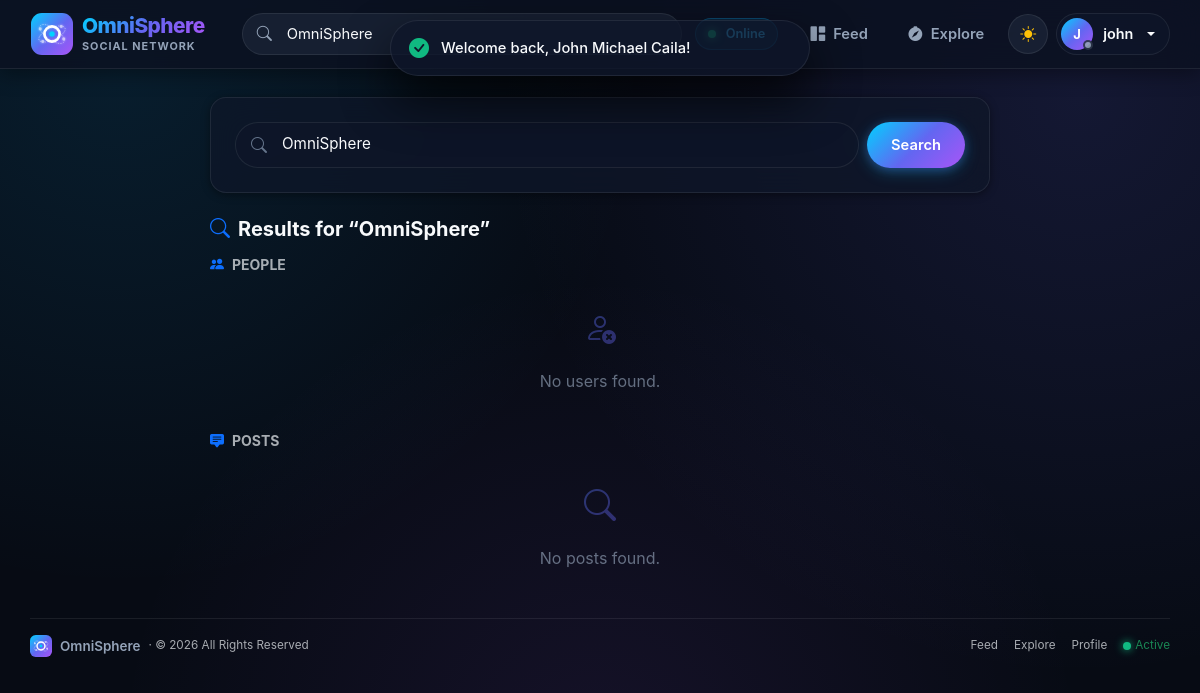
The app's page /index.php?c=search&a=index&q=OmniSphere (signed in), older data.
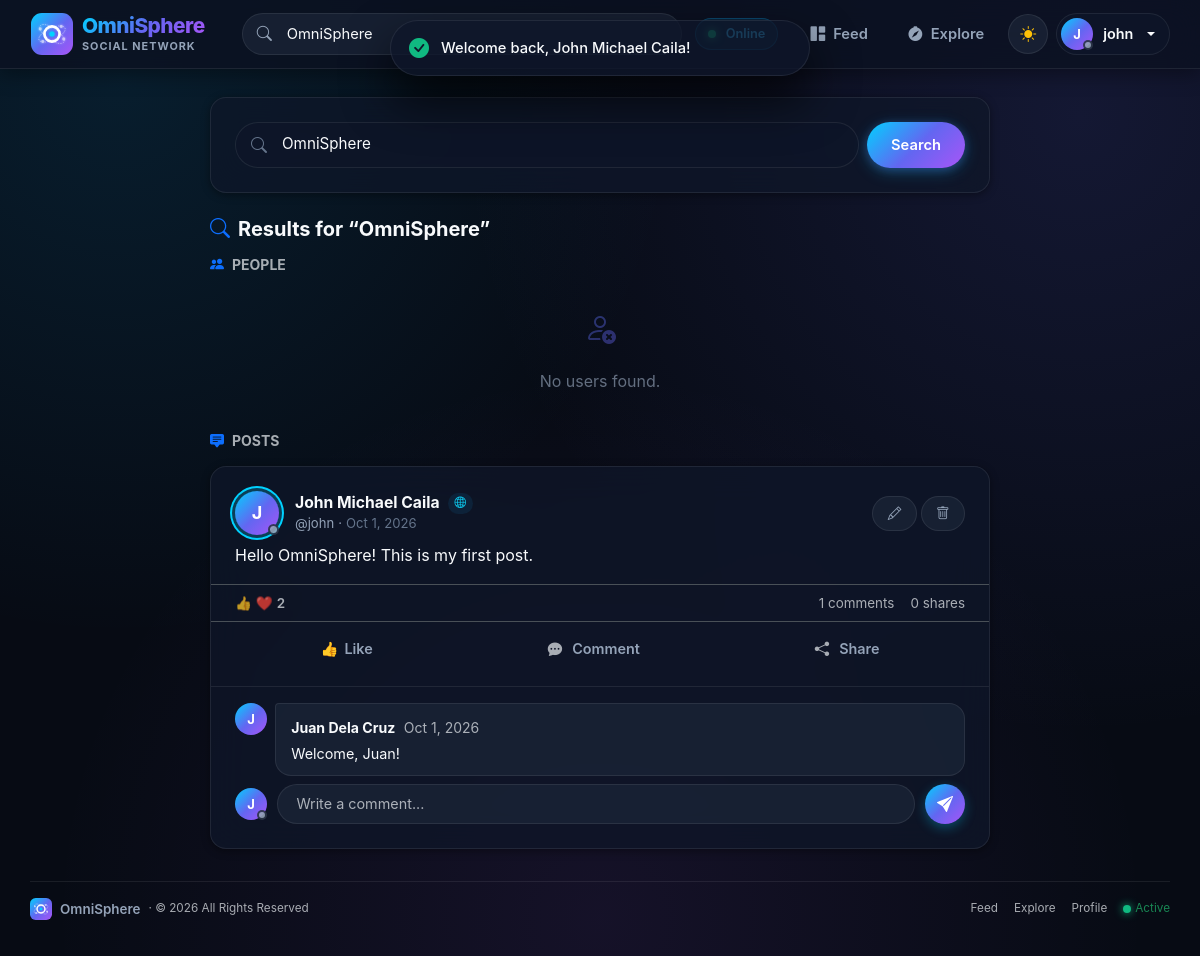
The same page, newer data.
### tables this page shows
CREATE TABLE posts (
    id INT AUTO_INCREMENT PRIMARY KEY,
    user_id INT NOT NULL,
    content TEXT NOT NULL,
    image VARCHAR(255) DEFAULT NULL,
    shared_post_id INT DEFAULT NULL,
    created_at TIMESTAMP NOT NULL DEFAULT CURRENT_TIMESTAMP,
    CONSTRAINT fk_posts_user FOREIGN KEY (user_id) REFERENCES users(id) ON DELETE CASCADE,
    CONSTRAINT fk_posts_shared FOREIGN KEY (shared_post_id) REFERENCES posts(id) ON DELETE SET NULL
);

CREATE TABLE users (
    id INT AUTO_INCREMENT PRIMARY KEY,
    username VARCHAR(20) NOT NULL UNIQUE,
    password VARCHAR(255) NOT NULL,
    full_name VARCHAR(100) NOT NULL,
    bio VARCHAR(255) DEFAULT NULL,
    profile_image VARCHAR(255) DEFAULT NULL,
    last_active TIMESTAMP NOT NULL DEFAULT CURRENT_TIMESTAMP ON UPDATE CURRENT_TIMESTAMP,
    created_at TIMESTAMP NOT NULL DEFAULT CURRENT_TIMESTAMP
);

CREATE TABLE comments (
    id INT AUTO_INCREMENT PRIMARY KEY,
    post_id INT NOT NULL,
    user_id INT NOT NULL,
    content VARCHAR(500) NOT NULL,
    created_at TIMESTAMP NOT NULL DEFAULT CURRENT_TIMESTAMP,
    CONSTRAINT fk_comments_post FOREIGN KEY (post_id) REFERENCES posts(id) ON DELETE CASCADE,
    CONSTRAINT fk_comments_user FOREIGN KEY (user_id) REFERENCES users(id) ON DELETE CASCADE
);

### app/controllers/Controller.php (called while the page is built, shortened)
<?php
class Controller
{
    protected function view(string $name, array $data = []): void
    {
        $data['me'] = $this->currentUser();
        $toasts = [];
        $flash = get_flash();
        if ($flash) {
            $toasts[] = $flash;
        }
        $data['toasts'] = $toasts;
        extract($data);
        require __DIR__ . '/../views/layouts/header.php';
        require __DIR__ . '/../views/' . $name . '.php';
        require __DIR__ . '/../views/layouts/footer.php';
    }
    protected function currentUser(): ?array
    {
        static $user = false;
        if ($user === false) {
            $user = null;
            if (!empty($_SESSION['user_id'])) {
                $user = (new UserModel())->findById((int) $_SESSION['user_id']);
                if (!$user) {
                    unset($_SESSION['user_id']);
                } else {
                    (new UserModel())->touchActive((int) $user['id']);
                }
            }
        }
        return $user;
    }
    protected function requireLogin(): array
    {
        $user = $this->currentUser();
        return $user;
    }
    protected function attachComments(array $posts): array
    {
        $ids = array_column($posts, 'id');
        $comments = (new CommentModel())->forPosts($ids);
        return $posts;
    }
}

### app/controllers/SearchController.php (called while the page is built)
<?php
class SearchController extends Controller
{
    public function index(): void
    {
        $me = $this->requireLogin();
        $q = clean($_GET['q'] ?? '');
        $users = [];
        $posts = [];
        if ($q !== '') {
            $users = (new UserModel())->search($q, (int) $me['id']);
            $posts = $this->attachComments((new PostModel())->search($q, (int) $me['id']));
        }
        $this->view('search/index', ['q' => $q, 'users' => $users, 'posts' => $posts, 'title' => 'Search']);
    }
}

### public/index.php (called while the page is built, shortened)
<?php
$root = dirname(__DIR__);
require $root . '/config/database.php';
require $root . '/app/helpers.php';
spl_autoload_register(function ($class) use ($root) {
    foreach (['controllers', 'models'] as $dir) {
        $file = $root . '/app/' . $dir . '/' . $class . '.php';
        if (is_file($file)) {
            return;
        }
    }
});
$a = $_GET['a'] ?? 'feed';
$controller = new $routes[$c]();
$controller->$a();

### config/database.php (called while the page is built)
<?php
function db(): PDO
{
    static $pdo = null;
    if ($pdo === null) {
        $pdo = new PDO(
            'mysql:host=localhost;dbname=social_app;charset=utf8mb4',
            'root',
            '',
            [
                PDO::ATTR_ERRMODE            => PDO::ERRMODE_EXCEPTION,
                PDO::ATTR_DEFAULT_FETCH_MODE => PDO::FETCH_ASSOC,
                PDO::ATTR_EMULATE_PREPARES   => false,
            ]
        );
    }
    return $pdo;
}

### app/models/UserModel.php (called while the page is built, shortened)
<?php
class UserModel
{
    public function findById(int $id): ?array
    {
        $stmt = db()->prepare('SELECT * FROM users WHERE id = ?');
        $stmt->execute([$id]);
        return $stmt->fetch() ?: null;
    }
    public function touchActive(int $id): void
    {
        static $touched = false;
        if (!$touched) {
            $stmt = db()->prepare('UPDATE users SET last_active = NOW() WHERE id = ?');
            $stmt->execute([$id]);
        }
    }
}

### app/models/PostModel.php (called while the page is built, shortened)
<?php
class PostModel
{
    public function search(string $keyword, int $me): array
    {
        $like = '%' . addcslashes($keyword, '%_\\') . '%';
        $stmt = db()->prepare(self::SELECT . ' WHERE p.content LIKE ? ORDER BY p.created_at DESC, p.id DESC LIMIT 30');
        $stmt->execute([$me, $me, $like]);
        return $stmt->fetchAll();
    }
}

### app/models/CommentModel.php (called while the page is built, shortened)
<?php
class CommentModel
{
    public function forPosts(array $postIds): array
    {
        if (!$postIds) {
            return [];
        }
        $marks = implode(',', array_fill(0, count($postIds), '?'));
        $stmt = db()->prepare(
            'SELECT c.*, u.username, u.full_name, u.profile_image, u.last_active
             FROM comments c JOIN users u ON u.id = c.user_id
             WHERE c.post_id IN (' . $marks . ')
             ORDER BY c.created_at ASC, c.id ASC'
        );
        $stmt->execute(array_values($postIds));
        $grouped = [];
        foreach ($stmt->fetchAll() as $row) {
            $grouped[$row['post_id']][] = $row;
        }
        return $grouped;
    }
}

### app/helpers.php (the view, shortened to what the changed rows need)
<?php
function e($value): string
{
    return htmlspecialchars((string) $value, ENT_QUOTES, 'UTF-8');
}
function url(string $c = 'post', string $a = 'feed', array $params = []): string
{
    return 'index.php?' . http_build_query(array_merge(['c' => $c, 'a' => $a], $params));
}
function current_url(): string
{
    $q = $_SERVER['QUERY_STRING'] ?? '';
    return 'index.php' . ($q !== '' ? '?' . $q : '');
}
function clean($value): string
{
    return trim(strip_tags((string) $value));
}
function format_date(string $datetime): string
{
    return date('M j, Y g:i A', strtotime($datetime));
}
function time_ago(string $datetime): string
{
    $diff = time() - strtotime($datetime);
    return date('M j, Y', strtotime($datetime));
}
function is_user_online(?string $lastActive): bool
{
    return (time() - strtotime($lastActive)) <= 300;
}
function avatar(array $user, int $size = 40, bool $showStatus = false): string
{
    $style = 'width:' . $size . 'px;height:' . $size . 'px;font-size:' . round($size * 0.42) . 'px;';
    $class = 'avatar' . ($size >= 44 ? ' avatar-ring' : '');
    $imgFile = $user['profile_image'] ?? '';
    $imgPath = $imgFile !== '' ? (__DIR__ . '/../public/uploads/' . basename($imgFile)) : '';
    $renderedAvatar = '';
    if ($imgFile !== '' && is_file($imgPath)) {
        $renderedAvatar = '<img src="uploads/' . e($imgFile) . '" class="' . $class . '" style="' . $style . '" alt="' . e($user['full_name'] ?? 'User') . '" loading="lazy" onerror="this.onerror=null;this.replaceWith(this.nextElementSibling);">';
        $name = $user['full_name'] ?? $user['username'] ?? '?';
        $initial = strtoupper(mb_substr($name, 0, 1));
        $renderedAvatar .= '<span class="' . $class . ' avatar-text d-none" style="' . $style . '">' . e($initial) . '</span>';
    } else {
        $name = $user['full_name'] ?? $user['username'] ?? '?';
        $initial = strtoupper(mb_substr($name, 0, 1));
        $renderedAvatar = '<span class="' . $class . ' avatar-text" style="' . $style . '">' . e($initial) . '</span>';
    }
    if ($showStatus) {
        $badgeSize = max(10, round($size * 0.26));
        $isOnline = isset($user['last_active']) ? is_user_online($user['last_active']) : false;
        $dotClass = $isOnline ? 'avatar-online-dot' : 'avatar-offline-dot';
        $title = $isOnline ? 'Online' : 'Offline';
        return '<span class="avatar-status-wrapper d-inline-block position-relative">'
            . $renderedAvatar
            . '<span class="' . $dotClass . '" style="width:' . $badgeSize . 'px;height:' . $badgeSize . 'px;" title="' . $title . '"></span>'
            . '</span>';
    }
    return $renderedAvatar;
}
function reaction_icon(?string $type): string
{
    return match ($type) {
        'love'  => '❤️',
        'care'  => '🥰',
        'haha'  => '😆',
        'wow'   => '😮',
        'sad'   => '😢',
        'angry' => '😡',
        default => '👍',
    };
}
function reaction_label(?string $type): string
{
    return match ($type) {
        'love'  => 'Love',
        'care'  => 'Care',
        'haha'  => 'Haha',
        'wow'   => 'Wow',
        'sad'   => 'Sad',
        'angry' => 'Angry',
        default => 'Like',
    };
}

### app/views/search/index.php (shortened to what the changed rows need)
<div class="mx-auto" style="max-width: 780px;">
<?php if ($q === ''): ?>
    <div class="empty-state fade-up">
        <i class="bi bi-search-heart"></i>
        <p>Find people and posts across OmniSphere.</p>
    </div>
<?php else: ?>
    <div id="feed">
        <?php if (!$posts): ?>
            <div class="empty-state py-3" id="empty-feed"><i class="bi bi-search" style="font-size:2rem;"></i><p class="small">No posts found.</p></div>
        <?php endif; ?>
        <?php foreach ($posts as $post): ?>
            <?php require __DIR__ . '/../partials/post.php'; ?>
        <?php endforeach; ?>
    </div>
<?php endif; ?>
</div>

### app/views/partials/post.php (shortened to what the changed rows need)
<?php
$isOwner = (int) $post['user_id'] === (int) $me['id'];
$likeCount = (int) $post['like_count'];
$shareCount = (int) ($post['share_count'] ?? 0);
$myReaction = $post['my_reaction'] ?? null;
?>
<article class="card card-caila post-card mb-3 fade-up" id="post-<?= (int) $post['id'] ?>" data-post-id="<?= (int) $post['id'] ?>">
    <div class="card-body p-0">
        <header class="d-flex align-items-center gap-3 px-4 pt-4 pb-2">
            <a href="<?= e(url('profile', 'show', ['id' => $post['user_id']])) ?>">
                <?= avatar($post, 44, true) ?>
            </a>
            <div class="flex-grow-1 min-w-0">
                <div class="d-flex align-items-center gap-1 flex-wrap">
                    <a class="post-author d-block text-truncate fw-bold" href="<?= e(url('profile', 'show', ['id' => $post['user_id']])) ?>">
                        <?= e($post['full_name']) ?>
                    </a>
                    <span class="badge-network-pill small ms-1">
                        <i class="bi bi-globe2 text-info"></i>
                    </span>
                </div>
                <div class="d-flex align-items-center gap-1 text-muted small flex-wrap">
                    <span class="post-handle">@<?= e($post['username']) ?></span>
                    <span class="post-handle">&middot;</span>
                    <span class="post-time" title="<?= e(format_date($post['created_at'])) ?>"><?= e(time_ago($post['created_at'])) ?></span>
                </div>
            </div>
            <?php if ($isOwner): ?>
                <div class="d-flex gap-1">
                    <a class="btn btn-soft btn-sm" href="<?= e(url('post', 'edit', ['id' => $post['id']])) ?>" title="Edit post"><i class="bi bi-pencil"></i></a>
                    <form method="post" action="<?= e(url('post', 'delete')) ?>" data-confirm="Delete this post?" data-ajax="delete-post" class="m-0">
                        <button class="btn btn-soft btn-sm btn-soft-danger" type="submit" title="Delete post"><i class="bi bi-trash"></i></button>
                    </form>
                </div>
            <?php endif; ?>
        </header>
        <?php if (!empty($post['content'])): ?>
            <div class="px-4 pb-2">
                <p class="post-content mb-2"><?= nl2br(e($post['content'])) ?></p>
            </div>
        <?php endif; ?>
        <div class="post-stats-line px-4 py-2 border-top d-flex align-items-center justify-content-between text-muted small">
            <div class="d-flex align-items-center gap-1">
                <span class="reactions-summary-icons">
                    <span class="react-mini-badge">👍</span>
                    <span class="react-mini-badge">❤️</span>
                </span>
                <span class="like-count fw-semibold"><?= $likeCount ?></span>
            </div>
            <div class="d-flex align-items-center gap-3">
                <span><span class="comment-count"><?= count($post['comments']) ?></span> comments</span>
                <span><span class="share-count"><?= $shareCount ?></span> shares</span>
            </div>
        </div>
        <div class="post-actions px-4 py-2 border-top d-flex align-items-center justify-content-around">
            <div class="reaction-wrapper position-relative flex-grow-1 text-center">
                <form method="post" action="<?= e(url('post', 'like')) ?>" data-ajax="react" class="m-0 reaction-form d-inline-block w-100">
                    <button class="fb-action-btn react-btn <?= $post['liked'] ? ('reacted-' . e($myReaction ?? 'like')) : '' ?>" type="submit">
                        <span class="react-icon-holder"><?= reaction_icon($myReaction) ?></span>
                        <span class="react-label"><?= reaction_label($myReaction) ?></span>
                    </button>
                </form>
            </div>
            <button type="button" class="fb-action-btn flex-grow-1 text-center" onclick="this.closest('.post-card').querySelector('.comment-input').focus()">
                <i class="bi bi-chat-dots-fill text-muted me-1"></i>
                <span>Comment</span>
            </button>
            <button type="button" class="fb-action-btn flex-grow-1 text-center open-share-modal-btn"
                    data-post-id="<?= (int) $post['id'] ?>"
                    data-post-author="<?= e($post['full_name']) ?>"
                    data-post-content="<?= e(mb_substr($post['content'] ?: ($post['shared_content'] ?? ''), 0, 120)) ?>"
                    title="Share to feed">
                <i class="bi bi-share-fill text-muted me-1"></i>
                <span>Share</span>
            </button>
        </div>
        <div class="comments-wrapper px-4 pb-4">
            <div class="comment-list">
                <?php foreach ($post['comments'] as $comment): ?>
                    <?php require __DIR__ . '/comment.php'; ?>
                <?php endforeach; ?>
            </div>
            <form method="post" action="<?= e(url('comment', 'store')) ?>" data-ajax="comment" class="comment-form mt-2">
                <?= avatar($me, 32, true) ?>
                <input type="text" name="content" class="form-control comment-input" placeholder="Write a comment..." maxlength="500" autocomplete="off" required>
                <button class="btn-send flex-shrink-0" type="submit" title="Send comment"><i class="bi bi-send-fill"></i></button>
            </form>
        </div>
    </div>
</article>

### app/views/partials/comment.php (shortened to what the changed rows need)
<div class="comment-item d-flex gap-2 mb-2" id="comment-<?= (int) $comment['id'] ?>">
    <a href="<?= e(url('profile', 'show', ['id' => $comment['user_id']])) ?>" class="flex-shrink-0"><?= avatar($comment, 32) ?></a>
    <div class="comment-bubble flex-grow-1">
        <div class="d-flex justify-content-between align-items-start gap-2">
            <div class="min-w-0">
                <a class="comment-author" href="<?= e(url('profile', 'show', ['id' => $comment['user_id']])) ?>"><?= e($comment['full_name']) ?></a>
                <small class="text-muted ms-1" title="<?= e(format_date($comment['created_at'])) ?>"><?= e(time_ago($comment['created_at'])) ?></small>
            </div>
        </div>
        <div class="comment-text"><?= nl2br(e($comment['content'])) ?></div>
    </div>
</div>

Row changes from the older to the newer data that the page shows:
now on this page (row edited): posts: user.full_name "J J", user.full_name "John Michael Caila", user.username "john", created_at "Oct 1, 2026", content "Hello OmniSphere! This is my first post.", likeCount "2", count($post['comments']) "1", shareCount "0"
now on this page (row unchanged): comments: user.full_name "J", user.full_name "Juan Dela Cruz", created_at "Oct 1, 2026", content "Welcome, Juan!"
Text that changed along with them:
text no longer shown: "No posts found."
